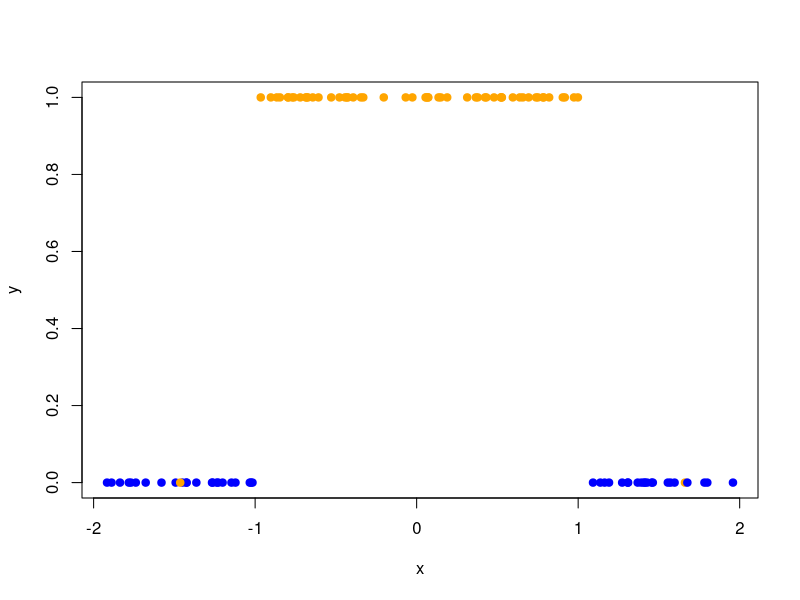
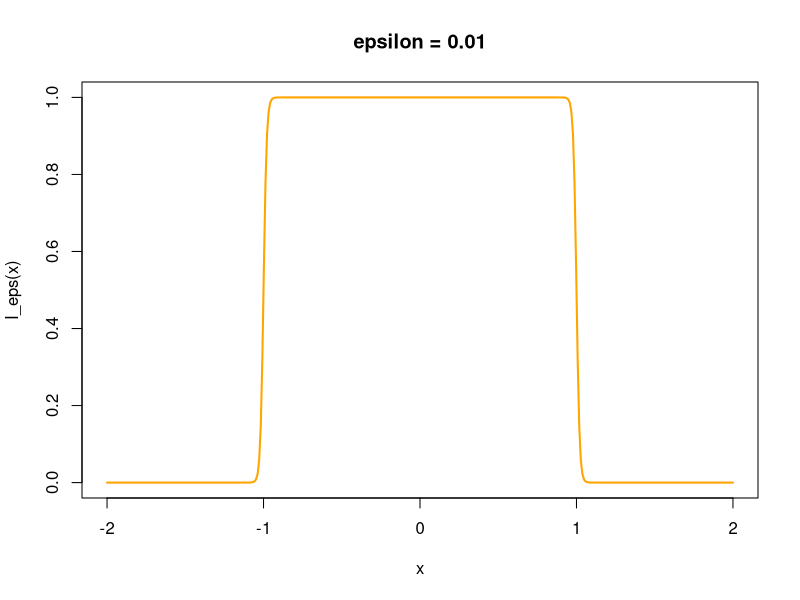

Generate these figures, in order, with R:
## ---- chunk 1
# mélange de deux lois normales (200 données)
  x <- c(rnorm(70, m = -1, sd = 0.7), rnorm(130, m = +1, sd = 1))
  y <- c(rep(0,70), rep(1,130))
## ---- chunk 2
# prediction polynomiale - sigmoide 

predict.sigmopoly <- function(theta, x) {

  deg <- length(theta) - 1
  # calcul du polynome
  z <- theta[1]
  for (i in 1:deg){
    z <- z + theta[i+1]*(x^i)
    } 
  
  # calcul de la probabilité de la classe 1 
  prob <- 1/(1 + exp(-z))
  return(prob)
}
## ---- chunk 3
# Perte log loss

Loss <- function(theta){
  # les variables x et y sont des variables globales
  prob <- predict.sigmopoly(theta, x)
  return(-mean(y*log(prob) + (1-y)*log(1-prob)))
}

## ---- chunk 4
  library(magrittr)
## ---- chunk 5
# minimisation de la fonction Loss(theta) par une méthode numérique

  # on choisit un polynome de degré N = 2
  degre_polynome = 2 
  
  model <- (degre_polynome + 1) %>% 
           runif() %>%                # les paramètres sont initialisés aléatoirement
           optim(fn = Loss) %>%       # les paramètres sont optimisés numériquement
           .$par                      # les paramètres ajustés sont récupérés

  class(model) <- "sigmopoly"
  
  # Log loss
  Loss(model)
## ---- chunk 6
  prob <- predict(model, x)
  # Matrice de confusion
  table(y, pred = as.numeric(prob > 0.5))

  # Accuracy  
  accuracy <-  0.3 * mean(predict(model, rnorm(10000, m = -1, sd = .7)) < 0.5) +
               0.7 * mean(predict(model, rnorm(10000, m = +1, sd = 1)) > 0.5)

  round(accuracy,2)
## ---- chunk 7
  model_nnet <- nnet::nnet(x, y, 
                           size = 2, 
                           entropy = TRUE, 
                           trace = FALSE)

  prob_nnet <- predict(model_nnet, matrix(x))
  # Log loss
  model_nnet$value/200
## ---- chunk 8
  # Matrice de confusion 
  table(y, pred = as.numeric(prob_nnet > 0.5))

  # Accuracy
  accuracy <-  0.3 * mean(predict(model_nnet, matrix(rnorm(10000, m = -1, sd = .7))) < 0.5) +
               0.7 * mean(predict(model_nnet, matrix(rnorm(10000, m = +1, sd = 1))) > 0.5)

  round(accuracy,2)
## ---- chunk 9
# definition du taux alpha
  alpha <- 0.95

# echantillonner 100 points au hasard
  x <- runif(100, -2, 2)
  
# condition d'échantillonnage dans l'intervalle (-1,+1) 
  y <- x > -1  &  x < 1

# génération des classes 'bleue' ou 'orange'   
  cl <-  NULL
  cl[y] <- sample(c("blue","orange"), sum(y), prob = c(1-alpha, alpha), replace = TRUE)
  cl[!y] <- sample(c("blue","orange"), sum(!y), prob = c(alpha, 1-alpha), replace = TRUE)  

  plot(x, y, pch = 19, col = cl)
## ---- chunk 10
mean((x < 1) & (cl == "blue")) + mean((x > 1) & (cl == "orange")) 
## ---- chunk 11
  sigmoid <- function(x) 1/(1+exp(-x))

  I_eps <- function(x, epsilon = 0.01){ 
            sigmoid((1-x)/epsilon) + sigmoid((x+1)/epsilon) - 1
    }
  
  x <-  seq(-2,2,length = 400)
  plot(x, I_eps(x), type = "l", lwd = 2, col = "orange", main ="epsilon = 0.01")
